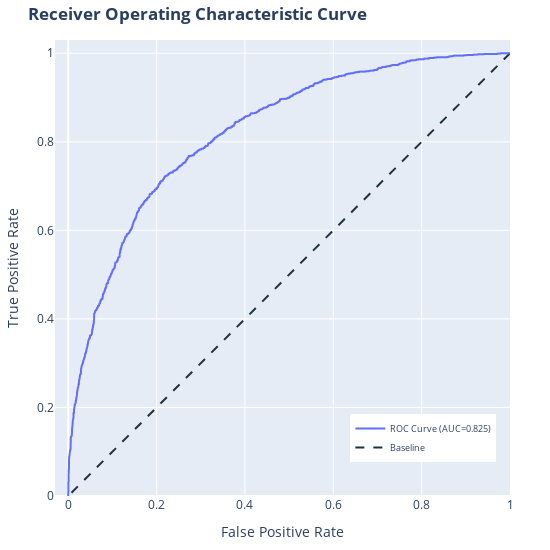

The code cell stored with this chart in its notebook:
### Code cell
ROC_plot, auc = bc.curve_ROC_plot(true_y = y_test, predicted_proba  = xgb_best_model.predict_proba(X_test)[:, 1])
ROC_plot

### Figure 1 — Plotly figure (JSON) as saved in the notebook; plotly's stock layout.template omitted (floating-point values rounded to 4 significant figures; data arrays with more than 128 entries replaced by an {"elided": "..."} marker saying what was removed)
{"data": [{"customdata": {"elided": "1198x1 float values"}, "hovertemplate": "Threshold: %{customdata:.4f} <br>False Positive Rate: %{x:.4f} <br>True Positive Rate: %{y:.4f}<extra></extra>", "legendgroup": "", "line": {"color": "#636efa", "dash": "solid"}, "marker": {"symbol": "circle"}, "mode": "lines", "name": "ROC Curve (AUC=0.825)", "showlegend": true, "textposition": "top center", "type": "scattergl", "x": {"elided": "1198 float values"}, "xaxis": "x", "y": {"elided": "1198 float values"}, "yaxis": "y"}, {"line": {"color": "#20313e", "dash": "dash"}, "mode": "lines", "name": "Baseline", "showlegend": true, "type": "scatter", "x": [-1, 2], "y": [-1, 2]}], "layout": {"height": 550, "legend": {"font": {"size": 9}, "tracegroupgap": 0, "x": 0.97, "xanchor": "right", "y": 0.18, "yanchor": "top"}, "margin": {"b": 40, "l": 40, "r": 40, "t": 40}, "title": {"text": "<b>Receiver Operating Characteristic Curve</b>"}, "width": 550, "xaxis": {"anchor": "y", "domain": [0, 1], "range": [-0.03, 1], "title": {"text": "False Positive Rate"}}, "yaxis": {"anchor": "x", "domain": [0, 1], "range": [0, 1.03], "title": {"text": "True Positive Rate"}}}}
